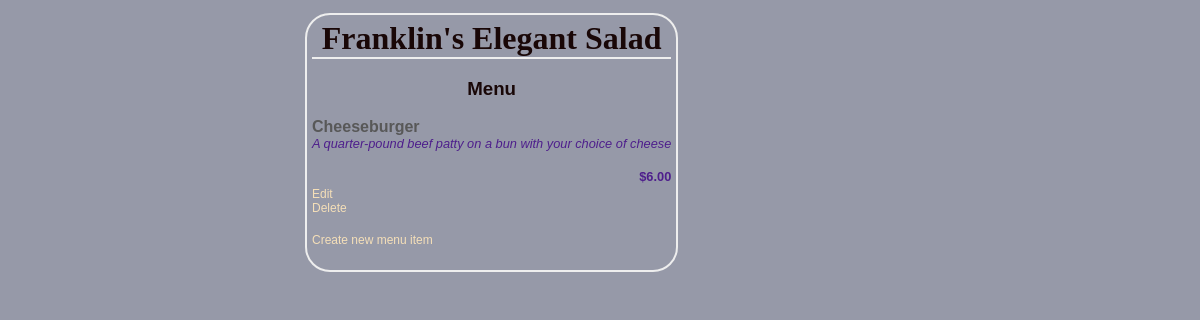
Page /restaurants/1/menu/ on the earlier database version.
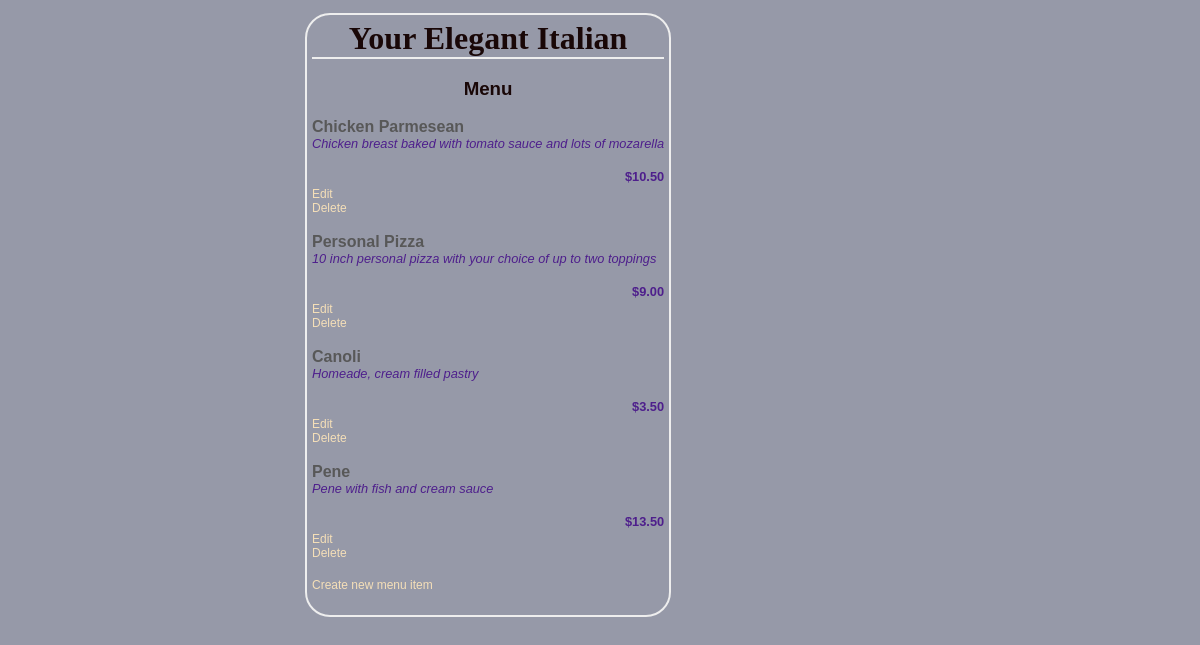
Same page on the later database version.
### database_setup.py (models this page shows)
class Restaurant(Base):
	__tablename__ = 'restaurant'
	id = Column(Integer, primary_key=True)
	name = Column(String(250), nullable=False)
	cuisine_id = Column(Integer, ForeignKey('cuisine.id'))
	cuisine = relationship(Cuisine)

class RestaurantMenuItem(Base):
	__tablename__ = 'restaurant_menu_item'
	name = Column(String(80), nullable=False)
	id = Column(Integer, primary_key=True)
	description = Column(String(250))
	price = Column(String(8))
	course = Column(String(250))
	restaurant_id = Column(Integer, ForeignKey('restaurant.id'))
	baseMenuItem_id = Column(Integer, ForeignKey('base_menu_item.id'))
	restaurant = relationship(Restaurant)
	baseMenuItem = relationship(BaseMenuItem)

### project.py (the view)
@app.route('/restaurants/<int:restaurant_id>/menu/')
def restaurantMenu(restaurant_id):
        restaurant = RestaurantManager.getRestaurant(restaurant_id)
        restaurantMenuItems = RestaurantManager.\
            getRestaurantMenuItems(restaurant_id)
        return render_template('RestaurantMenu.html',
                               restaurant=restaurant,
                               items=restaurantMenuItems)

### RestaurantManager.py (called while the page is built)
def getRestaurantDBSession():
    engine = create_engine('sqlite:///restaurants.db')
    Base.metadata.bind = engine
    DBSession = sessionmaker(bind=engine)
    session = DBSession()
    return session

def getRestaurant(rest_id):
    session = getRestaurantDBSession()
    restaurant = session.query(Restaurant).\
                 filter(Restaurant.id==rest_id).one()
    return restaurant

def getRestaurantMenuItems(rest_id):
    session = getRestaurantDBSession()
    restaurantMenuItems = session.query(RestaurantMenuItem).\
                          filter_by(restaurant_id=rest_id).all()
    session.close()
    return restaurantMenuItems

### templates/RestaurantMenu.html (shortened to what this page needs)
<html>
<head>
	<link rel=stylesheet type=text/css href="{{url_for('static',
											filename='BasicMenu.css')}}">
</head>
<body>
	<div class='pane'>
		<h1 class='header'>{{restaurant.name}}</h1>
		<h3 class='header'>Menu</h3>
		{% for i in items %}
		<div class='name'>{{i.name}}</div>
		<div class='description'>{{i.description}}</div>
		<div class='price'>{{i.price}}</div>
		<a href="{{url_for('editRestaurantMenuItem',
							restaurant_id=i.restaurant_id,
							restaurantMenuItem_id=i.id)}}">
			Edit</a>
		<a href="{{url_for('deleteRestaurantMenuItem',
							restaurant_id=i.restaurant_id,
							restaurantMenuItem_id=i.id)}}">
			Delete</a>
		{% endfor %}
		<a href="{{url_for('addRestaurantMenuItem',
						restaurant_id=restaurant.id)}}">
			Create new menu item
		</a>
	</div>
</body>
</html>

### static/BasicMenu.css (style rules this page uses)
body { font-family: sans-serif; background-color: #9699A8; }
h1, h2, h3, h4 { color: #190707; }
h1, h2 { font-family: 'Georgia', serif; margin: 0; }
h1 { border-bottom: 2px solid #eee; }
a { text-decoration: none; color: #F5DFB8; font-size: .75em; }
.pane { position: absolute; left: 25%; border: 2px solid; border-radius: 25px; padding: 5px; margin: 5px; border-color: #eee; }
.header { left: 50%; text-align: center; }
.name { width: 50%; display: inline-block; float: left; color: #585858; font-weight: bold; }
.description { color: #4E1F8C; font-style: italic; font-size: 80% }
.price { text-align: right; width: 50%; float: right; color: #4E1F8C; font-weight: bold; font-size: 80% }

Differences in the rows shown:
changed Restaurant: name "Franklin's Elegant Salad" → "Your Elegant Italian"
changed RestaurantMenuItem: name "Cheeseburger" → "Chicken Parmesean"; description "A quarter-pound beef patty on a bun with your choice of cheese" → "Chicken breast baked with tomato sauce and lots of mozarella"; price "$6.00" → "$10.50"
now on this page (row edited): RestaurantMenuItem: name "Personal Pizza", description "10 inch personal pizza with your choice of up to two toppings", price "$9.00"
now on this page (row edited): RestaurantMenuItem: name "Canoli", description "Homeade, cream filled pastry", price "$3.50"
now on this page (row edited): RestaurantMenuItem: name "Pene", description "Pene with fish and cream sauce", price "$13.50"
